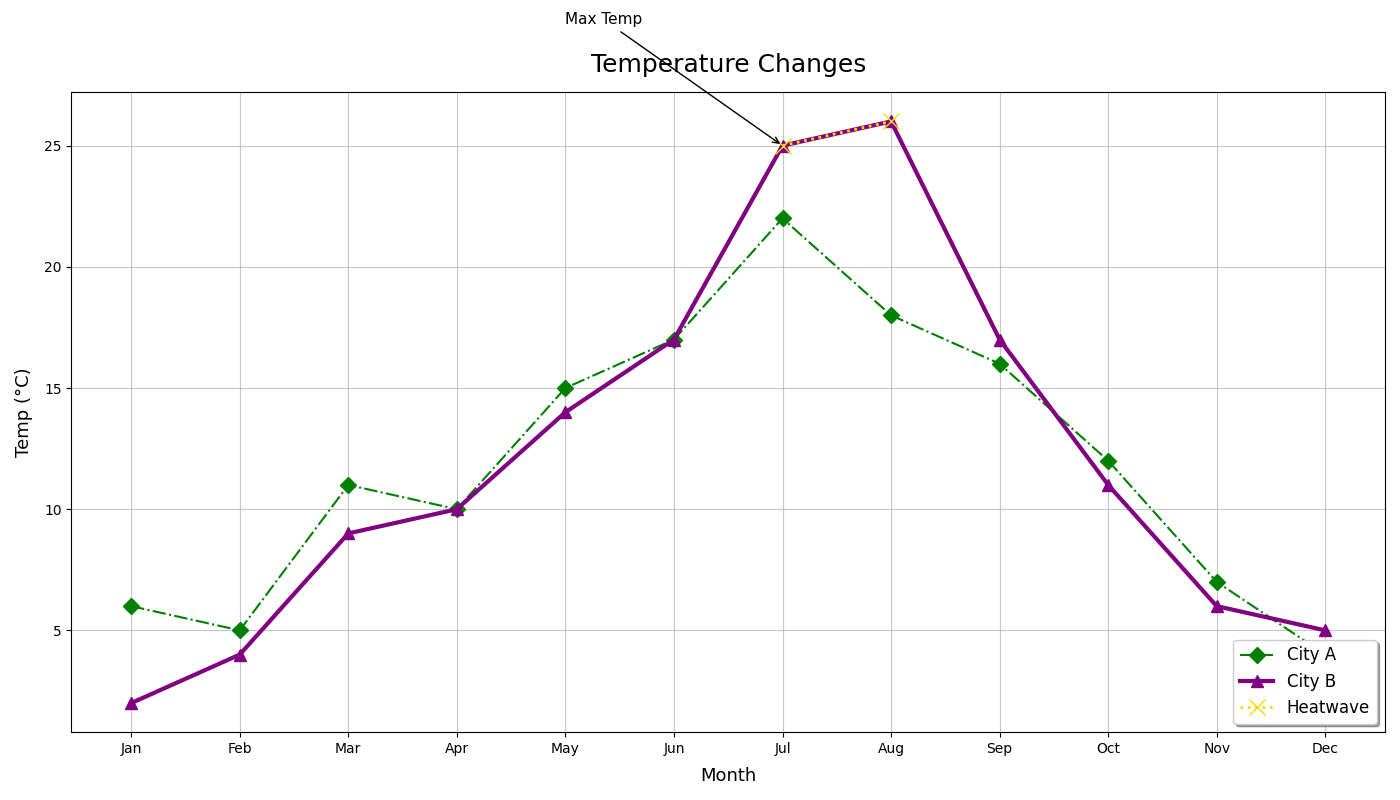

Write the Python code that produced this figure.
import matplotlib.pyplot as plt
import numpy as np

months = np.array(['Jan', 'Feb', 'Mar', 'Apr', 'May', 'Jun', 'Jul', 'Aug', 'Sep', 'Oct', 'Nov', 'Dec'])

city_a_temps = np.array([6, 5, 11, 10, 15, 17, 22, 18, 16, 12, 7, 4])
city_b_temps = np.array([2, 4, 9, 10, 14, 17, 25, 26, 17, 11, 6, 5])

plt.figure(figsize=(14, 8))

plt.plot(months, city_a_temps, color='green', marker='D', linestyle='-.', linewidth=1.5, markersize=8, label='City A')

plt.plot(months, city_b_temps, color='purple', marker='^', linestyle='-', linewidth=3, markersize=9, label='City B')

heatwave_months = np.array(['Jul', 'Aug'])
heatwave_temps = city_b_temps[6:8]
plt.plot(heatwave_months, heatwave_temps, color='gold', marker='x', linestyle=':', linewidth=2, markersize=12, label='Heatwave')

plt.annotate('Max Temp', xy=('Jul', 25), xytext=('May', 30), arrowprops=dict(facecolor='purple', arrowstyle='->'), fontsize=11)

plt.title('Temperature Changes', fontsize=18, fontweight='medium', pad=15)
plt.xlabel('Month', fontsize=13, labelpad=8)
plt.ylabel('Temp (°C)', fontsize=13, labelpad=8)

plt.grid(True, linestyle='-', alpha=0.7)
plt.legend(loc='lower right', fontsize=12, shadow=True)
plt.tight_layout()

plt.show()
